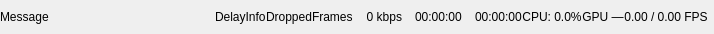
<?xml version="1.0" encoding="UTF-8"?>
<ui version="4.0">
 <class>StatusBarWidget</class>
 <widget class="QWidget" name="StatusBarWidget">
  <property name="geometry">
   <rect>
    <x>0</x>
    <y>0</y>
    <width>714</width>
    <height>34</height>
   </rect>
  </property>
  <property name="minimumSize">
   <size>
    <width>0</width>
    <height>34</height>
   </size>
  </property>
  <property name="windowTitle">
   <string>Form</string>
  </property>
  <layout class="QHBoxLayout" name="horizontalLayout">
   <property name="spacing">
    <number>0</number>
   </property>
   <property name="leftMargin">
    <number>0</number>
   </property>
   <property name="topMargin">
    <number>0</number>
   </property>
   <property name="rightMargin">
    <number>6</number>
   </property>
   <property name="bottomMargin">
    <number>0</number>
   </property>
   <item>
    <widget class="QFrame" name="messageFrame">
     <property name="sizePolicy">
      <sizepolicy hsizetype="Expanding" vsizetype="Preferred">
       <horstretch>0</horstretch>
       <verstretch>0</verstretch>
      </sizepolicy>
     </property>
     <property name="styleSheet">
      <string notr="true">border: none;</string>
     </property>
     <property name="frameShape">
      <enum>QFrame::Shape::NoFrame</enum>
     </property>
     <property name="frameShadow">
      <enum>QFrame::Shadow::Plain</enum>
     </property>
     <layout class="QHBoxLayout" name="horizontalLayout_9">
      <property name="leftMargin">
       <number>0</number>
      </property>
      <property name="topMargin">
       <number>0</number>
      </property>
      <property name="rightMargin">
       <number>0</number>
      </property>
      <property name="bottomMargin">
       <number>0</number>
      </property>
      <item>
       <widget class="QLabel" name="message">
        <property name="sizePolicy">
         <sizepolicy hsizetype="Ignored" vsizetype="Maximum">
          <horstretch>0</horstretch>
          <verstretch>0</verstretch>
         </sizepolicy>
        </property>
        <property name="text">
         <string>Message</string>
        </property>
       </widget>
      </item>
     </layout>
    </widget>
   </item>
   <item>
    <widget class="QFrame" name="delayFrame">
     <property name="frameShape">
      <enum>QFrame::Shape::NoFrame</enum>
     </property>
     <property name="frameShadow">
      <enum>QFrame::Shadow::Plain</enum>
     </property>
     <property name="lineWidth">
      <number>0</number>
     </property>
     <layout class="QHBoxLayout" name="horizontalLayout_7">
      <property name="leftMargin">
       <number>0</number>
      </property>
      <property name="topMargin">
       <number>0</number>
      </property>
      <property name="rightMargin">
       <number>0</number>
      </property>
      <property name="bottomMargin">
       <number>0</number>
      </property>
      <item>
       <widget class="QLabel" name="delayInfo">
        <property name="sizePolicy">
         <sizepolicy hsizetype="Maximum" vsizetype="Maximum">
          <horstretch>0</horstretch>
          <verstretch>0</verstretch>
         </sizepolicy>
        </property>
        <property name="text">
         <string>DelayInfo</string>
        </property>
       </widget>
      </item>
     </layout>
    </widget>
   </item>
   <item>
    <widget class="QFrame" name="issuesFrame">
     <property name="frameShape">
      <enum>QFrame::Shape::NoFrame</enum>
     </property>
     <property name="frameShadow">
      <enum>QFrame::Shadow::Plain</enum>
     </property>
     <property name="lineWidth">
      <number>0</number>
     </property>
     <layout class="QHBoxLayout" name="horizontalLayout_6">
      <property name="leftMargin">
       <number>0</number>
      </property>
      <property name="topMargin">
       <number>0</number>
      </property>
      <property name="rightMargin">
       <number>0</number>
      </property>
      <property name="bottomMargin">
       <number>0</number>
      </property>
      <item>
       <widget class="QLabel" name="droppedFrames">
        <property name="sizePolicy">
         <sizepolicy hsizetype="Maximum" vsizetype="Maximum">
          <horstretch>0</horstretch>
          <verstretch>0</verstretch>
         </sizepolicy>
        </property>
        <property name="text">
         <string>DroppedFrames</string>
        </property>
       </widget>
      </item>
     </layout>
    </widget>
   </item>
   <item>
    <widget class="QFrame" name="networkFrame">
     <property name="frameShape">
      <enum>QFrame::Shape::NoFrame</enum>
     </property>
     <property name="frameShadow">
      <enum>QFrame::Shadow::Plain</enum>
     </property>
     <property name="lineWidth">
      <number>0</number>
     </property>
     <layout class="QHBoxLayout" name="horizontalLayout_4">
      <property name="spacing">
       <number>6</number>
      </property>
      <property name="leftMargin">
       <number>0</number>
      </property>
      <property name="topMargin">
       <number>0</number>
      </property>
      <property name="rightMargin">
       <number>0</number>
      </property>
      <property name="bottomMargin">
       <number>0</number>
      </property>
      <item>
       <widget class="QLabel" name="statusIcon">
        <property name="sizePolicy">
         <sizepolicy hsizetype="Maximum" vsizetype="Maximum">
          <horstretch>0</horstretch>
          <verstretch>0</verstretch>
         </sizepolicy>
        </property>
        <property name="text">
         <string/>
        </property>
        <property name="pixmap">
         <pixmap resource="obs.qrc">:/res/images/network-inactive.svg</pixmap>
        </property>
       </widget>
      </item>
      <item>
       <widget class="QLabel" name="kbps">
        <property name="enabled">
         <bool>true</bool>
        </property>
        <property name="sizePolicy">
         <sizepolicy hsizetype="Maximum" vsizetype="Maximum">
          <horstretch>0</horstretch>
          <verstretch>0</verstretch>
         </sizepolicy>
        </property>
        <property name="text">
         <string>0 kbps</string>
        </property>
        <property name="alignment">
         <set>Qt::AlignmentFlag::AlignRight|Qt::AlignmentFlag::AlignTrailing|Qt::AlignmentFlag::AlignVCenter</set>
        </property>
       </widget>
      </item>
     </layout>
    </widget>
   </item>
   <item>
    <widget class="QFrame" name="streamFrame">
     <property name="frameShape">
      <enum>QFrame::Shape::NoFrame</enum>
     </property>
     <property name="frameShadow">
      <enum>QFrame::Shadow::Plain</enum>
     </property>
     <property name="lineWidth">
      <number>0</number>
     </property>
     <layout class="QHBoxLayout" name="horizontalLayout_3">
      <property name="leftMargin">
       <number>0</number>
      </property>
      <property name="topMargin">
       <number>0</number>
      </property>
      <property name="rightMargin">
       <number>0</number>
      </property>
      <property name="bottomMargin">
       <number>0</number>
      </property>
      <item>
       <widget class="QLabel" name="streamIcon">
        <property name="sizePolicy">
         <sizepolicy hsizetype="Maximum" vsizetype="Maximum">
          <horstretch>0</horstretch>
          <verstretch>0</verstretch>
         </sizepolicy>
        </property>
        <property name="text">
         <string/>
        </property>
        <property name="pixmap">
         <pixmap resource="obs.qrc">:/res/images/streaming-inactive.svg</pixmap>
        </property>
        <property name="scaledContents">
         <bool>false</bool>
        </property>
       </widget>
      </item>
      <item>
       <widget class="QLabel" name="streamTime">
        <property name="enabled">
         <bool>true</bool>
        </property>
        <property name="sizePolicy">
         <sizepolicy hsizetype="Maximum" vsizetype="Maximum">
          <horstretch>0</horstretch>
          <verstretch>0</verstretch>
         </sizepolicy>
        </property>
        <property name="text">
         <string>00:00:00</string>
        </property>
       </widget>
      </item>
     </layout>
    </widget>
   </item>
   <item>
    <widget class="QFrame" name="recordFrame">
     <property name="sizePolicy">
      <sizepolicy hsizetype="Preferred" vsizetype="Preferred">
       <horstretch>0</horstretch>
       <verstretch>0</verstretch>
      </sizepolicy>
     </property>
     <property name="frameShape">
      <enum>QFrame::Shape::NoFrame</enum>
     </property>
     <property name="frameShadow">
      <enum>QFrame::Shadow::Plain</enum>
     </property>
     <property name="lineWidth">
      <number>0</number>
     </property>
     <layout class="QHBoxLayout" name="horizontalLayout_2">
      <property name="leftMargin">
       <number>0</number>
      </property>
      <property name="topMargin">
       <number>0</number>
      </property>
      <property name="rightMargin">
       <number>0</number>
      </property>
      <property name="bottomMargin">
       <number>0</number>
      </property>
      <item>
       <widget class="QLabel" name="recordIcon">
        <property name="sizePolicy">
         <sizepolicy hsizetype="Maximum" vsizetype="Maximum">
          <horstretch>0</horstretch>
          <verstretch>0</verstretch>
         </sizepolicy>
        </property>
        <property name="text">
         <string/>
        </property>
        <property name="pixmap">
         <pixmap resource="obs.qrc">:/res/images/recording-inactive.svg</pixmap>
        </property>
        <property name="scaledContents">
         <bool>false</bool>
        </property>
       </widget>
      </item>
      <item>
       <widget class="QLabel" name="recordTime">
        <property name="enabled">
         <bool>true</bool>
        </property>
        <property name="sizePolicy">
         <sizepolicy hsizetype="Maximum" vsizetype="Maximum">
          <horstretch>0</horstretch>
          <verstretch>0</verstretch>
         </sizepolicy>
        </property>
        <property name="text">
         <string>00:00:00</string>
        </property>
       </widget>
      </item>
     </layout>
    </widget>
   </item>
   <item>
    <widget class="QFrame" name="cpuFrame">
     <property name="frameShape">
      <enum>QFrame::Shape::NoFrame</enum>
     </property>
     <property name="frameShadow">
      <enum>QFrame::Shadow::Plain</enum>
     </property>
     <property name="lineWidth">
      <number>0</number>
     </property>
     <layout class="QHBoxLayout" name="horizontalLayout_5">
      <property name="leftMargin">
       <number>0</number>
      </property>
      <property name="topMargin">
       <number>0</number>
      </property>
      <property name="rightMargin">
       <number>0</number>
      </property>
      <property name="bottomMargin">
       <number>0</number>
      </property>
      <item>
       <widget class="QLabel" name="cpuUsage">
        <property name="sizePolicy">
         <sizepolicy hsizetype="Maximum" vsizetype="Maximum">
          <horstretch>0</horstretch>
          <verstretch>0</verstretch>
         </sizepolicy>
        </property>
        <property name="text">
         <string>CPU: 0.0%</string>
        </property>
        <property name="alignment">
         <set>Qt::AlignmentFlag::AlignCenter</set>
        </property>
       </widget>
      </item>
     </layout>
    </widget>
   </item>
   <item>
    <widget class="QFrame" name="gpuFrame">
     <property name="frameShape">
      <enum>QFrame::Shape::NoFrame</enum>
     </property>
     <property name="frameShadow">
      <enum>QFrame::Shadow::Plain</enum>
     </property>
     <property name="lineWidth">
      <number>0</number>
     </property>
     <layout class="QHBoxLayout" name="gpuLayout">
      <property name="leftMargin">
       <number>0</number>
      </property>
      <property name="topMargin">
       <number>0</number>
      </property>
      <property name="rightMargin">
       <number>0</number>
      </property>
      <property name="bottomMargin">
       <number>0</number>
      </property>
      <item>
       <widget class="QLabel" name="gpuUsage">
        <property name="sizePolicy">
         <sizepolicy hsizetype="Maximum" vsizetype="Maximum">
          <horstretch>0</horstretch>
          <verstretch>0</verstretch>
         </sizepolicy>
        </property>
        <property name="text">
         <string>GPU —</string>
        </property>
        <property name="alignment">
         <set>Qt::AlignmentFlag::AlignCenter</set>
        </property>
       </widget>
      </item>
     </layout>
    </widget>
   </item>
   <item>
    <widget class="QFrame" name="fpsFrame">
     <property name="frameShape">
      <enum>QFrame::Shape::NoFrame</enum>
     </property>
     <property name="frameShadow">
      <enum>QFrame::Shadow::Plain</enum>
     </property>
     <property name="lineWidth">
      <number>0</number>
     </property>
     <layout class="QHBoxLayout" name="horizontalLayout_8">
      <property name="leftMargin">
       <number>0</number>
      </property>
      <property name="topMargin">
       <number>0</number>
      </property>
      <property name="rightMargin">
       <number>0</number>
      </property>
      <property name="bottomMargin">
       <number>0</number>
      </property>
      <item>
       <widget class="QLabel" name="fpsCurrent">
        <property name="sizePolicy">
         <sizepolicy hsizetype="Maximum" vsizetype="Maximum">
          <horstretch>0</horstretch>
          <verstretch>0</verstretch>
         </sizepolicy>
        </property>
        <property name="text">
         <string>0.00 / 0.00 FPS</string>
        </property>
        <property name="alignment">
         <set>Qt::AlignmentFlag::AlignCenter</set>
        </property>
       </widget>
      </item>
     </layout>
    </widget>
   </item>
  </layout>
 </widget>
 <resources>
  <include location="obs.qrc"/>
 </resources>
 <connections/>
</ui>
